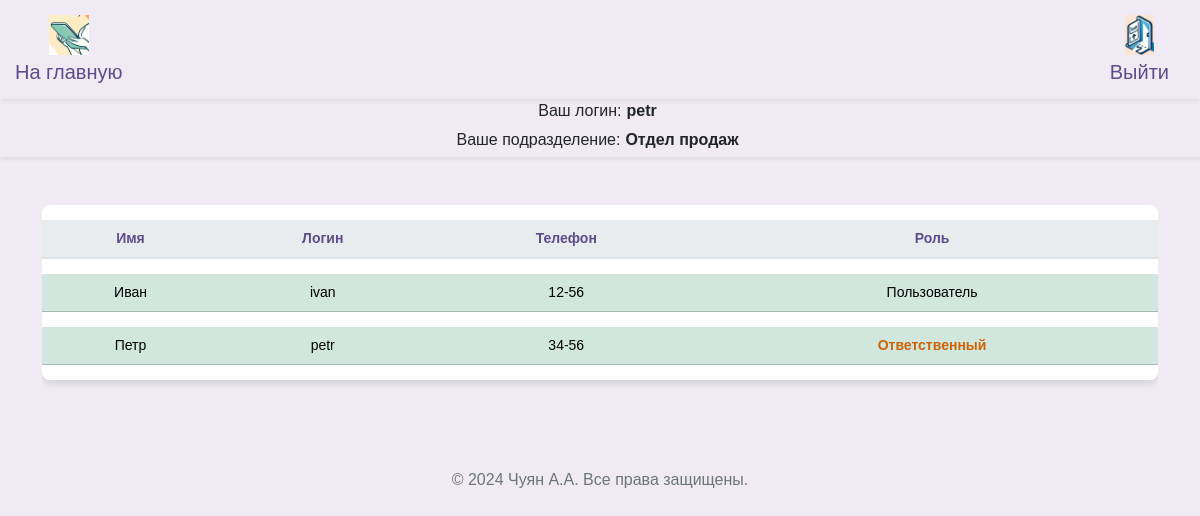
The page /workers_guest (signed in) on the database its author committed.
### src/database/models.py (models this page shows, shortened)
class Worker(Base):
    __tablename__ = "worker"
    id = Column(Integer, primary_key=True)
    role = Column(Enum(Role), default=Role.guest)
    fio = Column(String)
    name = Column(String, unique=True)
    password = Column(String)
    department = Column(String)
    position = Column(String)
    description = Column(String, default=None)
    conn_worker_arm = relationship(
        "Arm", back_populates="conn_arm_worker"
    )

### src/frontend/router.py (the view)
@router.get("/workers")
async def get_workers(
    request: Request,
    worker: Worker = Depends(get_worker_or_redirect),
    session: AsyncSession = Depends(get_session),
):
    data = await CRUDWorker.get_all_worker_sorted(session)
    return templates.TemplateResponse(
        "workers/index.html",
        {"request": request, "worker": worker, "data": data},
    )

### src/frontend/template/guest/workers.html (shortened to what this page needs)
{% extends "base/base.html" %}
{% block content %}
<head>
</head>
<div class="row ">
  <div class="col-12">
    <div class="table-responsive">
      <table class="table table-hover table-shadow table-rounded ">
        <thead>
          <tr>
            <th scope="col" >Имя</th>
            <th scope="col" >Логин</th>
            <th scope="col" >Телефон</th>
            <th scope="col" >Роль</th>
          </tr>
        </thead>
        <tbody class="text-center">
          {% for worker_tuple in data %}
            {% set workers = worker_tuple %}
              {% if workers.department == worker.department and workers.role.name != "admin"%}
                <tr class="table-success " >
                  <td>{{ workers.fio }}</td>
                  <td>{{ workers.name }}</td>
                  <td>{{ workers.description }}</td>
                  <td>{% if workers.role.name == 'user' %}<span class="orange-bold-text">Ответственный</span>{% elif workers.role.name == 'admin' %}<span class="red-bold-text">Администратор</span> {% else %}Пользователь{% endif %}</td>
                </tr>
              {% endif %}
          {% endfor %}
        </tbody>
      </table>
    </div>
  </div>
</div>
{% endblock %}

### src/frontend/template/base/info.html (shortened to what this page needs)
<nav class="info navbar-expand-lg navbar-light shadow-sm">
  <div class="user-info">
    <div class="d-flex align-items-center">
      <span class="label">Ваш логин:</span>
      <span class="value">{{ worker.name }}</span>
    </div>
    <div class="d-flex align-items-center">
      <span class="label">Ваше подразделение:</span>
      <span class="value">{{ worker.department }}</span>
    </div>
  </div>
</nav>

### src/frontend/assets/css/base.css (style rules this page uses)
body { margin: 0; font-family: 'Nunito Sans', Arial, sans-serif; background-color: #efeaf4; }
.table { background-color: #ffffff; color: #5e4b8b; border-collapse: separate; border-spacing: 0 15px; }
.table th, .table td { border-top: none !important; vertical-align: middle; }
.table thead th { background-color: #e9ecef; color: #5e4b8b; border-bottom: 2px solid #dee2e6; }
.table td { padding: .5rem; }
.table-rounded { border-radius: .5rem; overflow: hidden; }
.table-shadow { box-shadow: 0 4px 6px rgba(0, 0, 0, 0.1); }

### src/frontend/template/base/nav.html (style rules this page uses)
.user-info { text-align: center; display: flex; flex-direction: column; align-items: center; }

### src/frontend/template/base/info.html (style rules this page uses)
body, html { margin: 0; padding: 0; width: 100%; height: 100%; }
.user-info { text-align: center; display: flex; flex-direction: column; align-items: center; }
.user-info .label, .user-info .value { display: inline-block; width: auto; margin-right: 5px; max-width: 250px; margin-bottom: 5px; }
.user-info .value { font-weight: bold; }

### src/frontend/template/guest/workers.html (style rules this page uses)
table { font-family: Arial, sans-serif; }
td { font-size: 14px; }
th { text-align: center; font-size: 14px; }
.orange-bold-text { color: rgb(204, 99, 7); font-weight: bold; }

### rows shown on the page
Worker: name "petr", department "Отдел продаж", fio "Петр", description "34-56", role "Ответственный"
Worker: fio "Иван", name "ivan", description "12-56", role "Пользователь"
